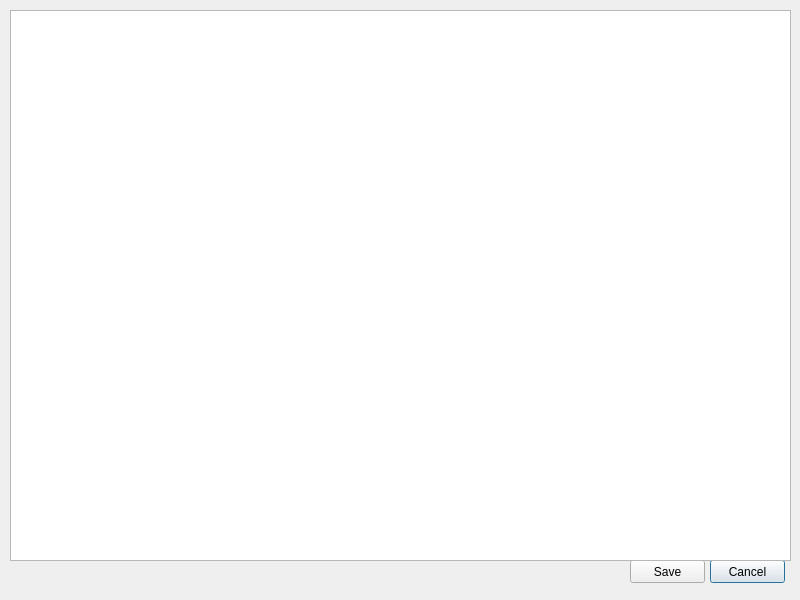
<?xml version="1.0" encoding="UTF-8"?>
<ui version="4.0">
 <class>template_2</class>
 <widget class="QDialog" name="template_2">
  <property name="geometry">
   <rect>
    <x>0</x>
    <y>0</y>
    <width>800</width>
    <height>600</height>
   </rect>
  </property>
  <property name="windowTitle">
   <string>cReports - template</string>
  </property>
  <property name="modal">
   <bool>true</bool>
  </property>
  <widget class="QPushButton" name="cancelBtn">
   <property name="geometry">
    <rect>
     <x>710</x>
     <y>560</y>
     <width>75</width>
     <height>23</height>
    </rect>
   </property>
   <property name="text">
    <string>Cancel</string>
   </property>
   <property name="icon">
    <iconset>
     <normaloff>exit.png</normaloff>exit.png</iconset>
   </property>
  </widget>
  <widget class="QPushButton" name="saveBtn">
   <property name="geometry">
    <rect>
     <x>630</x>
     <y>560</y>
     <width>75</width>
     <height>23</height>
    </rect>
   </property>
   <property name="text">
    <string>Save</string>
   </property>
   <property name="icon">
    <iconset>
     <normaloff>save.png</normaloff>save.png</iconset>
   </property>
  </widget>
  <widget class="QPlainTextEdit" name="templateTxt">
   <property name="geometry">
    <rect>
     <x>10</x>
     <y>10</y>
     <width>781</width>
     <height>551</height>
    </rect>
   </property>
  </widget>
 </widget>
 <resources/>
 <connections/>
</ui>
